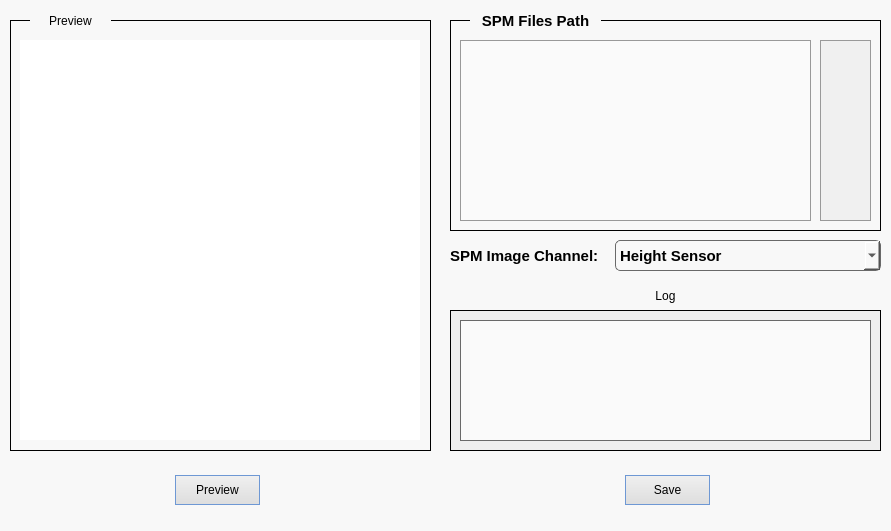
<?xml version="1.0" encoding="UTF-8"?>
<ui version="4.0">
 <class>MainWindow</class>
 <widget class="QMainWindow" name="MainWindow">
  <property name="geometry">
   <rect>
    <x>0</x>
    <y>0</y>
    <width>891</width>
    <height>531</height>
   </rect>
  </property>
  <property name="windowTitle">
   <string>SpmStitchingGUI</string>
  </property>
  <property name="styleSheet">
   <string notr="true"/>
  </property>
  <widget class="QWidget" name="centralwidget">
   <widget class="QWidget" name="widget_2" native="true">
    <property name="geometry">
     <rect>
      <x>440</x>
      <y>0</y>
      <width>451</width>
      <height>281</height>
     </rect>
    </property>
    <property name="styleSheet">
     <string notr="true">background-color: rgb(248, 248, 248);</string>
    </property>
    <widget class="QListWidget" name="listWidget_files">
     <property name="geometry">
      <rect>
       <x>20</x>
       <y>40</y>
       <width>351</width>
       <height>181</height>
      </rect>
     </property>
     <property name="font">
      <font>
       <family>Courier New</family>
       <pointsize>12</pointsize>
       <bold>true</bold>
       <kerning>true</kerning>
      </font>
     </property>
     <property name="styleSheet">
      <string notr="true">background-color: rgb(250, 250, 250);
border-radius: 0px;
border: 1px solid #999999;</string>
     </property>
    </widget>
    <widget class="QLabel" name="label">
     <property name="geometry">
      <rect>
       <x>30</x>
       <y>10</y>
       <width>131</width>
       <height>21</height>
      </rect>
     </property>
     <property name="font">
      <font>
       <family>Segoe UI</family>
       <pointsize>11</pointsize>
       <italic>false</italic>
       <bold>true</bold>
      </font>
     </property>
     <property name="styleSheet">
      <string notr="true">background: transparent;
border: none;
font: 650 11pt &quot;Segoe UI&quot;;
background-color: rgb(248, 248, 248);</string>
     </property>
     <property name="text">
      <string>SPM Files Path</string>
     </property>
     <property name="alignment">
      <set>Qt::AlignCenter</set>
     </property>
    </widget>
    <widget class="QLabel" name="label_5">
     <property name="geometry">
      <rect>
       <x>10</x>
       <y>20</y>
       <width>431</width>
       <height>211</height>
      </rect>
     </property>
     <property name="styleSheet">
      <string notr="true">background-color: rgb(248, 248, 248);
border: 1px solid;</string>
     </property>
     <property name="text">
      <string/>
     </property>
    </widget>
    <widget class="QComboBox" name="comboBox_spm_type">
     <property name="geometry">
      <rect>
       <x>175</x>
       <y>240</y>
       <width>266</width>
       <height>31</height>
      </rect>
     </property>
     <property name="font">
      <font>
       <pointsize>11</pointsize>
       <bold>true</bold>
      </font>
     </property>
     <property name="styleSheet">
      <string notr="true">border: 1px solid #696969;
border-radius: 5px;</string>
     </property>
     <item>
      <property name="text">
       <string>Height Sensor</string>
      </property>
     </item>
     <item>
      <property name="text">
       <string>Height</string>
      </property>
     </item>
     <item>
      <property name="text">
       <string>Height Trace</string>
      </property>
     </item>
     <item>
      <property name="text">
       <string>Height Retrace</string>
      </property>
     </item>
    </widget>
    <widget class="QLabel" name="label_7">
     <property name="geometry">
      <rect>
       <x>10</x>
       <y>240</y>
       <width>151</width>
       <height>31</height>
      </rect>
     </property>
     <property name="font">
      <font>
       <family>Segoe UI</family>
       <pointsize>11</pointsize>
       <italic>false</italic>
       <bold>true</bold>
      </font>
     </property>
     <property name="styleSheet">
      <string notr="true">background: transparent;
border: none;
font: 650 11pt &quot;Segoe UI&quot;;
background-color: rgb(248, 248, 248);</string>
     </property>
     <property name="text">
      <string>SPM Image Channel:</string>
     </property>
     <property name="alignment">
      <set>Qt::AlignLeading|Qt::AlignLeft|Qt::AlignVCenter</set>
     </property>
    </widget>
    <zorder>label_5</zorder>
    <zorder>listWidget_files</zorder>
    <zorder>label</zorder>
    <zorder>comboBox_spm_type</zorder>
    <zorder>label_7</zorder>
   </widget>
   <widget class="QWidget" name="widget_3" native="true">
    <property name="geometry">
     <rect>
      <x>0</x>
      <y>0</y>
      <width>441</width>
      <height>531</height>
     </rect>
    </property>
    <property name="styleSheet">
     <string notr="true">background-color: rgb(248, 248, 248);</string>
    </property>
    <widget class="QLabel" name="label_3">
     <property name="geometry">
      <rect>
       <x>30</x>
       <y>10</y>
       <width>81</width>
       <height>21</height>
      </rect>
     </property>
     <property name="styleSheet">
      <string notr="true">background: transparent;
border: none;
font: 650 11pt &quot;Segoe UI&quot;;
background-color: rgb(248, 248, 248);</string>
     </property>
     <property name="text">
      <string>Preview</string>
     </property>
     <property name="alignment">
      <set>Qt::AlignCenter</set>
     </property>
    </widget>
    <widget class="QLabel" name="label_preview_image">
     <property name="geometry">
      <rect>
       <x>20</x>
       <y>40</y>
       <width>400</width>
       <height>400</height>
      </rect>
     </property>
     <property name="styleSheet">
      <string notr="true">background-color: rgb(255,255,255);</string>
     </property>
     <property name="text">
      <string/>
     </property>
    </widget>
    <widget class="QLabel" name="label_4">
     <property name="geometry">
      <rect>
       <x>10</x>
       <y>20</y>
       <width>421</width>
       <height>431</height>
      </rect>
     </property>
     <property name="styleSheet">
      <string notr="true">background-color: rgb(248, 248, 248);
border: 1px solid;</string>
     </property>
     <property name="text">
      <string/>
     </property>
    </widget>
    <zorder>label_4</zorder>
    <zorder>label_3</zorder>
    <zorder>label_preview_image</zorder>
   </widget>
   <widget class="QWidget" name="widget_12" native="true">
    <property name="geometry">
     <rect>
      <x>820</x>
      <y>40</y>
      <width>51</width>
      <height>181</height>
     </rect>
    </property>
    <property name="styleSheet">
     <string notr="true">background-color: rgb(240, 240, 240);
border-radius: 0px;
border: 1px solid #999999;</string>
    </property>
    <widget class="QPushButton" name="btn_add">
     <property name="geometry">
      <rect>
       <x>10</x>
       <y>10</y>
       <width>30</width>
       <height>30</height>
      </rect>
     </property>
     <property name="font">
      <font>
       <family>Segoe UI</family>
       <pointsize>10</pointsize>
       <bold>false</bold>
      </font>
     </property>
     <property name="styleSheet">
      <string notr="true">QPushButton
{
border: 0px;
image: url(:/list/resource/Add.svg);
background:transparent
}

QPushButton:hover
{
 border-radius : 4px;
 background-color: #DBE6F4;
 border: 1px solid #6E98D4;
}

QPushButton:pressed
{
 border-radius : 4px;
 background-color: #BBCEEA;
 border: 1px solid #3A73C2;

}</string>
     </property>
     <property name="text">
      <string/>
     </property>
    </widget>
    <widget class="QPushButton" name="btn_sub">
     <property name="geometry">
      <rect>
       <x>10</x>
       <y>55</y>
       <width>30</width>
       <height>30</height>
      </rect>
     </property>
     <property name="font">
      <font>
       <family>Segoe UI</family>
       <pointsize>10</pointsize>
       <bold>false</bold>
      </font>
     </property>
     <property name="styleSheet">
      <string notr="true">QPushButton
{
border: 0px;
	image: url(:/list/resource/Sub.svg);
background:transparent
}

QPushButton:hover
{
 border-radius : 4px;
 background-color: #DBE6F4;
 border: 1px solid #6E98D4;
}

QPushButton:pressed
{
 border-radius : 4px;
 background-color: #BBCEEA;
 border: 1px solid #3A73C2;

}</string>
     </property>
     <property name="text">
      <string/>
     </property>
    </widget>
    <widget class="QPushButton" name="btn_up">
     <property name="geometry">
      <rect>
       <x>10</x>
       <y>100</y>
       <width>30</width>
       <height>30</height>
      </rect>
     </property>
     <property name="font">
      <font>
       <family>Segoe UI</family>
       <pointsize>10</pointsize>
       <bold>false</bold>
      </font>
     </property>
     <property name="styleSheet">
      <string notr="true">QPushButton
{
border: 0px;
	image: url(:/list/resource/Up.svg);
background:transparent
}

QPushButton:hover
{
 border-radius : 4px;
 background-color: #DBE6F4;
 border: 1px solid #6E98D4;
}

QPushButton:pressed
{
 border-radius : 4px;
 background-color: #BBCEEA;
 border: 1px solid #3A73C2;

}</string>
     </property>
     <property name="text">
      <string/>
     </property>
    </widget>
    <widget class="QPushButton" name="btn_down">
     <property name="geometry">
      <rect>
       <x>10</x>
       <y>145</y>
       <width>30</width>
       <height>30</height>
      </rect>
     </property>
     <property name="font">
      <font>
       <family>Segoe UI</family>
       <pointsize>10</pointsize>
       <bold>false</bold>
      </font>
     </property>
     <property name="styleSheet">
      <string notr="true">QPushButton
{
border: 0px;
	image: url(:/list/resource/Down.svg);
background:transparent
}

QPushButton:hover
{
 border-radius : 4px;
 background-color: #DBE6F4;
 border: 1px solid #6E98D4;
}

QPushButton:pressed
{
 border-radius : 4px;
 background-color: #BBCEEA;
 border: 1px solid #3A73C2;

}</string>
     </property>
     <property name="text">
      <string/>
     </property>
    </widget>
   </widget>
   <widget class="QPushButton" name="btn_preview">
    <property name="geometry">
     <rect>
      <x>175</x>
      <y>475</y>
      <width>85</width>
      <height>30</height>
     </rect>
    </property>
    <property name="styleSheet">
     <string notr="true">QPushButton
{
background-color: qlineargradient(spread:pad, x1:0.511, y1:1, x2:0.517, y2:0, stop:0 rgba(221, 221, 221, 255), stop:1 rgba(240, 240, 240, 255));
 border: 1px solid #6E98D4;
font: 11pt &quot;Segoe UI&quot;;
}

QPushButton:hover
{
 border-radius : 4px;
 background-color: #DBE6F4;
 border: 1px solid #6E98D4;
}

QPushButton:pressed
{
 border-radius : 4px;
 background-color: #BBCEEA;
 border: 1px solid #3A73C2;

}</string>
    </property>
    <property name="text">
     <string>Preview</string>
    </property>
   </widget>
   <widget class="QPushButton" name="btn_save">
    <property name="geometry">
     <rect>
      <x>625</x>
      <y>475</y>
      <width>85</width>
      <height>30</height>
     </rect>
    </property>
    <property name="styleSheet">
     <string notr="true">QPushButton
{
background-color: qlineargradient(spread:pad, x1:0.511, y1:1, x2:0.517, y2:0, stop:0 rgba(221, 221, 221, 255), stop:1 rgba(240, 240, 240, 255));
 border: 1px solid #6E98D4;
font: 11pt &quot;Segoe UI&quot;;
}

QPushButton:hover
{
 border-radius : 4px;
 background-color: #DBE6F4;
 border: 1px solid #6E98D4;
}

QPushButton:pressed
{
 border-radius : 4px;
 background-color: #BBCEEA;
 border: 1px solid #3A73C2;

}</string>
    </property>
    <property name="text">
     <string>Save</string>
    </property>
   </widget>
   <widget class="QWidget" name="widget_4" native="true">
    <property name="geometry">
     <rect>
      <x>440</x>
      <y>280</y>
      <width>451</width>
      <height>251</height>
     </rect>
    </property>
    <property name="styleSheet">
     <string notr="true">background-color: rgb(248, 248, 248);</string>
    </property>
    <widget class="QLabel" name="label_2">
     <property name="geometry">
      <rect>
       <x>205</x>
       <y>5</y>
       <width>41</width>
       <height>21</height>
      </rect>
     </property>
     <property name="styleSheet">
      <string notr="true">background: transparent;
border: none;
font: 650 11pt &quot;Segoe UI&quot;;
background-color: rgb(248, 248, 248);</string>
     </property>
     <property name="text">
      <string>Log</string>
     </property>
     <property name="alignment">
      <set>Qt::AlignCenter</set>
     </property>
    </widget>
    <widget class="QTextBrowser" name="textBrowser_log">
     <property name="geometry">
      <rect>
       <x>20</x>
       <y>40</y>
       <width>411</width>
       <height>121</height>
      </rect>
     </property>
     <property name="styleSheet">
      <string notr="true">background-color: rgb(250, 250, 250);
border-radius: 0px;
border: 1px solid #696969;</string>
     </property>
    </widget>
    <widget class="QLabel" name="label_6">
     <property name="geometry">
      <rect>
       <x>10</x>
       <y>30</y>
       <width>431</width>
       <height>141</height>
      </rect>
     </property>
     <property name="styleSheet">
      <string notr="true">background-color: rgb(238, 238, 238);
border: 1px solid;</string>
     </property>
     <property name="text">
      <string/>
     </property>
    </widget>
    <zorder>label_6</zorder>
    <zorder>label_2</zorder>
    <zorder>textBrowser_log</zorder>
   </widget>
   <zorder>widget_4</zorder>
   <zorder>widget_2</zorder>
   <zorder>widget_12</zorder>
   <zorder>widget_3</zorder>
   <zorder>btn_preview</zorder>
   <zorder>btn_save</zorder>
  </widget>
  <widget class="QMenuBar" name="menubar">
   <property name="geometry">
    <rect>
     <x>0</x>
     <y>0</y>
     <width>891</width>
     <height>21</height>
    </rect>
   </property>
  </widget>
 </widget>
 <resources/>
 <connections/>
</ui>
